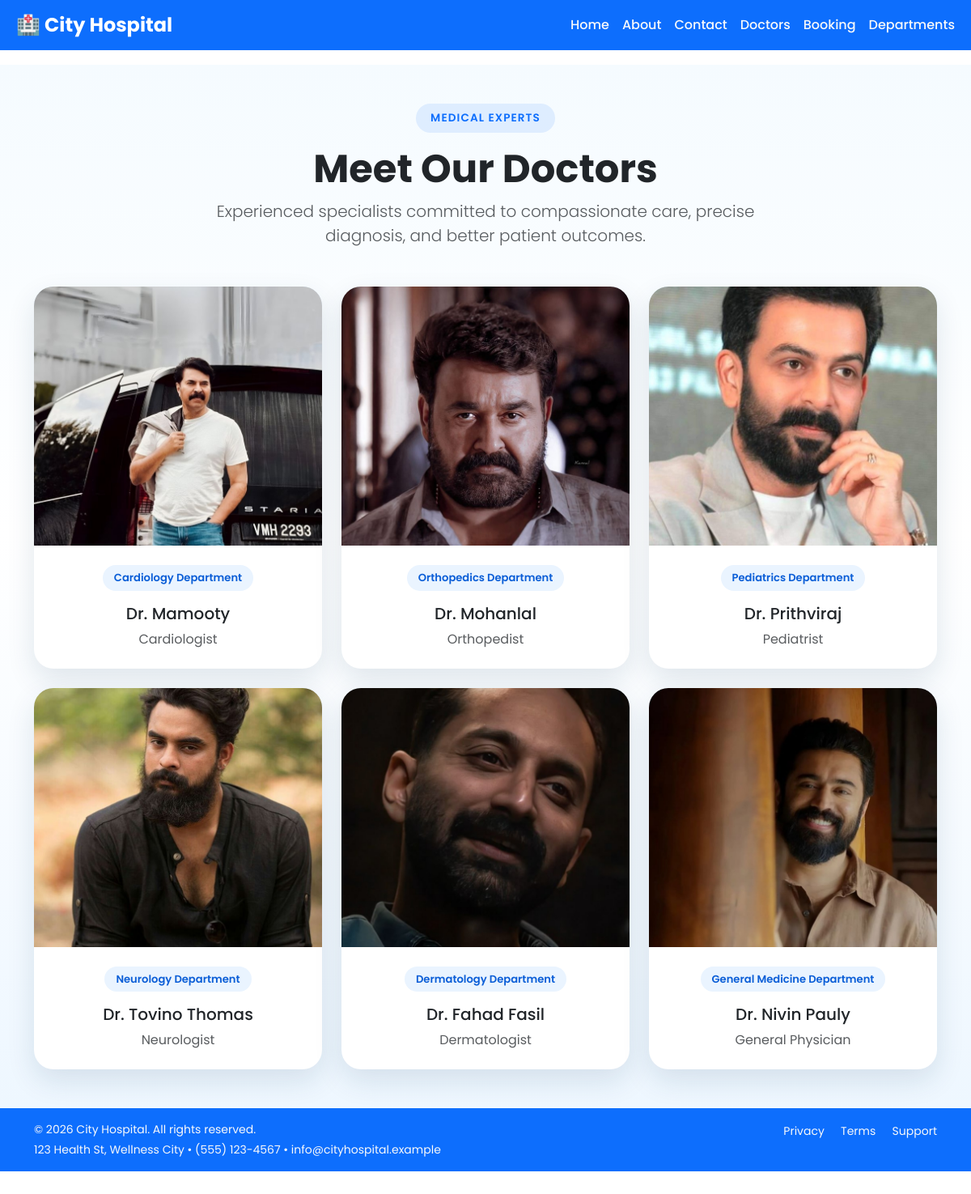
The app's page /doctors/ with its own data.
### home/models.py (models this page shows, shortened)
class Doctors(models.Model):
    doc_name = models.CharField(max_length=100)
    doc_spec = models.CharField(max_length=100)
    doc_dep = models.ForeignKey(Departments, on_delete=models.CASCADE)
    doc_img = models.ImageField(upload_to='doctors')

class Departments(models.Model):
    dep_name = models.CharField(max_length=100)
    dep_description = models.TextField()
    def __str__(self):
        return self.dep_name

### home/views.py (the view)
# urls.py: path('doctors/', views.doctors, name='doctors'),
def doctors(request):
    dict_docs = {
        'doctors': Doctors.objects.all()
    }
    return render(request, 'doctors.html', dict_docs)

### templates/doctors.html (shortened to what this page needs)
<!DOCTYPE html>
{% extends "base.html" %}
{% block content %}
<section class="doctors-page py-5">
    <div class="container">
        <div class="doctors-hero text-center mx-auto mb-5">
            <span class="doctors-eyebrow">Medical Experts</span>
            <h1 class="display-5 fw-bold mt-3">Meet Our Doctors</h1>
            <p class="lead text-muted mb-0">
                Experienced specialists committed to compassionate care, precise diagnosis, and better patient outcomes.
            </p>
        </div>
        <div class="row g-4">
            {% for d in doctors %}
                <div class="col-sm-6 col-lg-4">
                    <div class="card doctor-card border-0 h-100">
                        <div class="doctor-image-wrap">
                            <img src="{{ d.doc_img.url }}" class="card-img-top doctor-image" alt="Dr. {{ d.doc_name }}">
                        </div>
                        <div class="card-body text-center p-4">
                            <span class="doctor-department">{{ d.doc_dep }} Department</span>
                            <h5 class="card-title mt-3 mb-2">Dr. {{ d.doc_name }}</h5>
                            <p class="card-text text-muted mb-0">{{ d.doc_spec }}</p>
                        </div>
                    </div>
                </div>
            {% endfor %}
        </div>
    </div>
</section>
{% endblock %}

### templates/base.html (shortened to what this page needs)
{% load static %}
<!DOCTYPE html>
<html lang="en">
<head>
    <link href="https://cdn.jsdelivr.net/npm/bootstrap@5.3.3/dist/css/bootstrap.min.css" rel="stylesheet">
    <link rel="stylesheet" href="{% static 'css/style.css' %}">
    <link rel="stylesheet" href="https://cdnjs.cloudflare.com/ajax/libs/font-awesome/6.0.0/css/all.min.css">
</head>
<body class="d-flex flex-column min-vh-100 mb-4 mt-4" style="padding-top: 56px; padding-bottom: 60px;">
    <header>
        <nav class="navbar navbar-expand-lg navbar-dark bg-primary fixed-top">
            <div class="container-fluid">
                <a class="navbar-brand fw-bold fs-4 ms-2" href="{% url 'home' %}">
                    🏥 City Hospital
                </a>
                <div class="collapse navbar-collapse justify-content-end" id="navbarNav">
                    <ul class="navbar-nav">
                        <li class="nav-item">
                            <a class="nav-link fs-6 text-light" href="{% url 'home' %}">Home</a>
                        </li>
                        <li class="nav-item">
                            <a class="nav-link fs-6 text-light" href="{% url 'about' %}">About</a>
                        </li>
                        <li class="nav-item">
                            <a class="nav-link fs-6 text-light" href="{% url 'contact' %}">Contact</a>
                        </li>
                        <li class="nav-item">
                            <a class="nav-link fs-6 text-light" href="{% url 'doctors' %}">Doctors</a>
                        </li>
                        <li class="nav-item">
                            <a class="nav-link fs-6 text-light" href="{% url 'booking' %}">Booking</a>
                        </li>
                        <li class="nav-item">
                            <a class="nav-link fs-6 text-light" href="{% url 'departments' %}">Departments</a>
                        </li>
                    </ul>
                </div>
            </div>
        </nav>
    </header>
{% block content %}
{% endblock %}
    <footer class="bg-primary text-light py-3 mt-auto">
        <div class="container">
            <div class="row">
                <div class="col-md-6">
                    <p class="mb-1 small">&copy; 2026 City Hospital. All rights reserved.</p>
                    <p class="small mb-0">123 Health St, Wellness City • (555) 123-4567 • info@cityhospital.example</p>
                </div>
                <div class="col-md-6 text-md-end">
                    <a href="#" class="text-light text-decoration-none me-3 small">Privacy</a>
                    <a href="#" class="text-light text-decoration-none me-3 small">Terms</a>
                    <a href="#" class="text-light text-decoration-none small">Support</a>
                </div>
            </div>
        </div>
    </footer>
</body>
</html>

### static/css/style.css (style rules this page uses)
body { font-family: 'Poppins', sans-serif; }
section { padding: 60px 0; }
.navbar-brand { font-size: 1.5rem !important; }
.nav-link { font-weight: 500; transition: color 0.3s ease; }
footer a { transition: color 0.3s ease; }
.doctors-page { background: linear-gradient(180deg, #f5fbff 0%, #ffffff 45%, #eef7ff 100%); }
.doctors-hero { max-width: 720px; }
.doctors-eyebrow { display: inline-block; padding: 8px 18px; border-radius: 999px; background: rgba(13, 110, 253, 0.1); color: #0d6efd; font-size: 0.85rem; font-weight: 600; letter-spacing: 0.08em; text-transform: uppercase; }
.doctor-card { overflow: hidden; border-radius: 24px; background: #ffffff; box-shadow: 0 14px 35px rgba(15, 54, 92, 0.12); transition: transform 0.3s ease, box-shadow 0.3s ease; }
.doctor-image-wrap { height: 320px; overflow: hidden; background: linear-gradient(180deg, #dcefff 0%, #f8fbff 100%); }
.doctor-image { width: 100%; height: 100%; object-fit: cover; transition: transform 0.4s ease; }
.doctor-department { display: inline-block; padding: 6px 14px; border-radius: 999px; background-color: #eaf4ff; color: #0b5ed7; font-size: 0.82rem; font-weight: 600; }

### records on screen
Doctors: doc_img (picture), doc_dep "Cardiology", doc_name "Mamooty", doc_spec "Cardiologist"
Doctors: doc_img (picture), doc_dep "Orthopedics", doc_name "Mohanlal", doc_spec "Orthopedist"
Doctors: doc_img (picture), doc_dep "Pediatrics", doc_name "Prithviraj", doc_spec "Pediatrist"
Doctors: doc_img (picture), doc_dep "Neurology", doc_name "Tovino Thomas", doc_spec "Neurologist"
Doctors: doc_img (picture), doc_dep "Dermatology", doc_name "Fahad Fasil", doc_spec "Dermatologist"
Doctors: doc_img (picture), doc_dep "General Medicine", doc_name "Nivin Pauly", doc_spec "General Physician"
